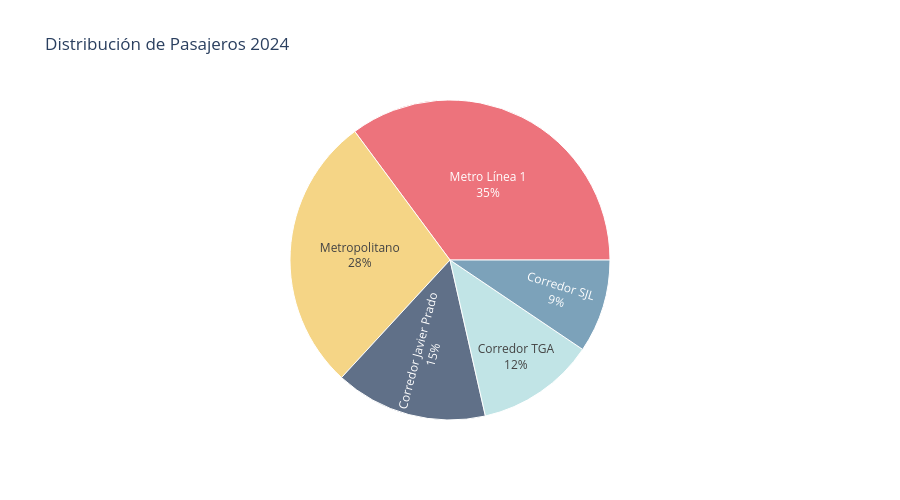

Notebook code for this chart:
### Markdown cell above
## Distribución actual del mercado (2024)

### Code cell
actual = df[df["anio"] == 2024].groupby("sistema")["pasajeros"].sum().reset_index()
actual["pct"] = (actual["pasajeros"] / actual["pasajeros"].sum() * 100).round(1)

fig_sun = px.sunburst(
    actual,
    path=["sistema"],
    values="pasajeros",
    color="sistema",
    color_discrete_sequence=PALETA,
    title="Distribución de Pasajeros 2024",
)
fig_sun.update_traces(
    textinfo="label+percent entry",
    hovertemplate="%{label}<br>%{value:,.0f} pasajeros<br>%{percentEntry:.1%}",
)
fig_sun.update_layout(height=500)
fig_sun.show()

### Figure 1 — Plotly figure (JSON) as saved in the notebook; plotly's stock layout.template omitted (floating-point values rounded to 4 significant figures)
{"data": [{"branchvalues": "total", "customdata": [["Corredor Javier Prado"], ["Corredor SJL"], ["Corredor TGA"], ["Metro Línea 1"], ["Metropolitano"]], "domain": {"x": [0.0, 1.0], "y": [0.0, 1.0]}, "hovertemplate": "%{label}<br>%{value:,.0f} pasajeros<br>%{percentEntry:.1%}", "ids": ["Corredor Javier Prado", "Corredor SJL", "Corredor TGA", "Metro Línea 1", "Metropolitano"], "labels": ["Corredor Javier Prado", "Corredor SJL", "Corredor TGA", "Metro Línea 1", "Metropolitano"], "marker": {"colors": ["#1d3557", "#457b9d", "#a8dadc", "#e63946", "#f1c453"]}, "name": "", "parents": ["", "", "", "", ""], "textinfo": "label+percent entry", "type": "sunburst", "values": [47200000.0, 28910000.0, 36780000.0, 107600000.0, 85750000.0]}], "layout": {"height": 500, "legend": {"tracegroupgap": 0}, "sunburstcolorway": ["#1d3557", "#457b9d", "#a8dadc", "#e63946", "#f1c453"], "title": {"text": "Distribución de Pasajeros 2024"}}}
